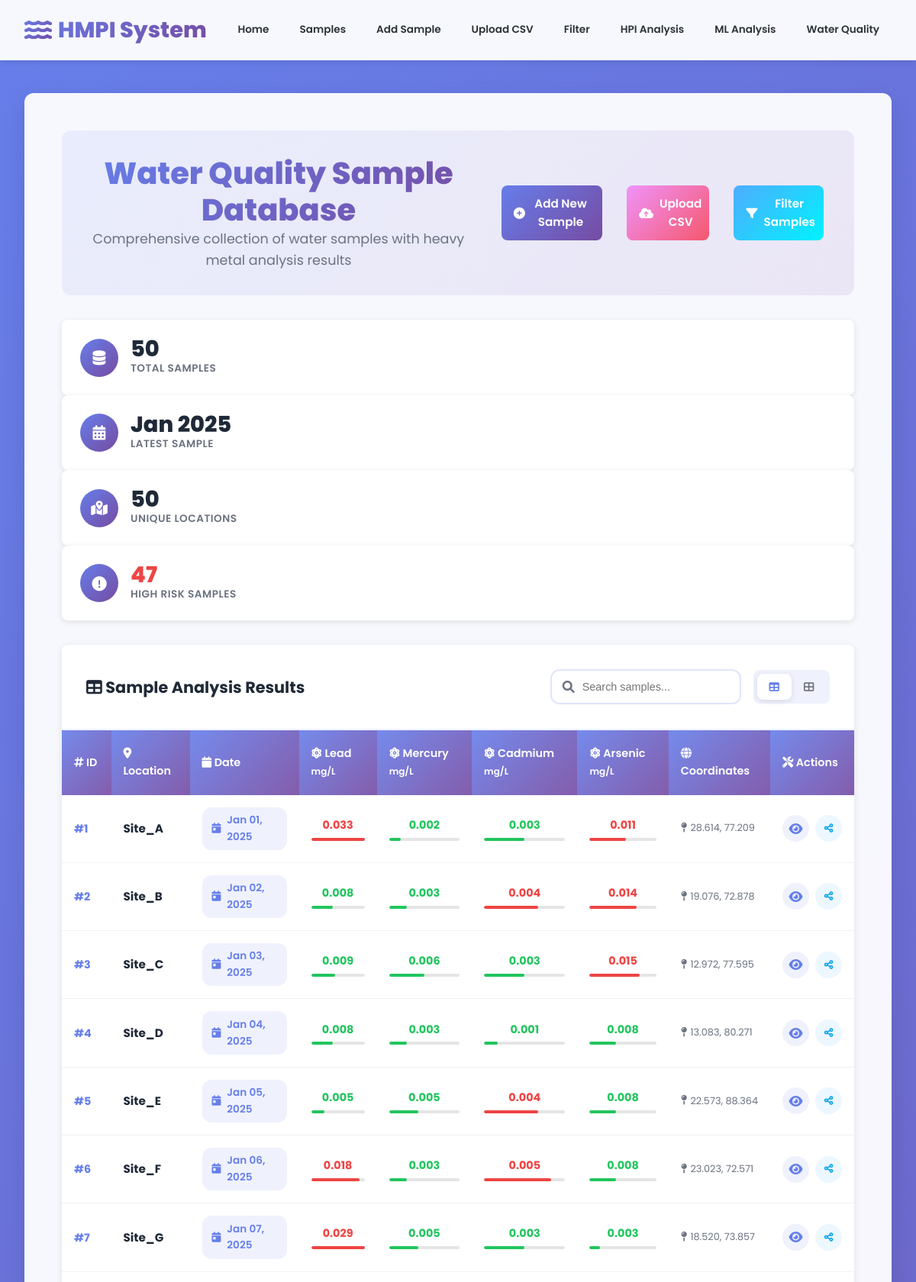
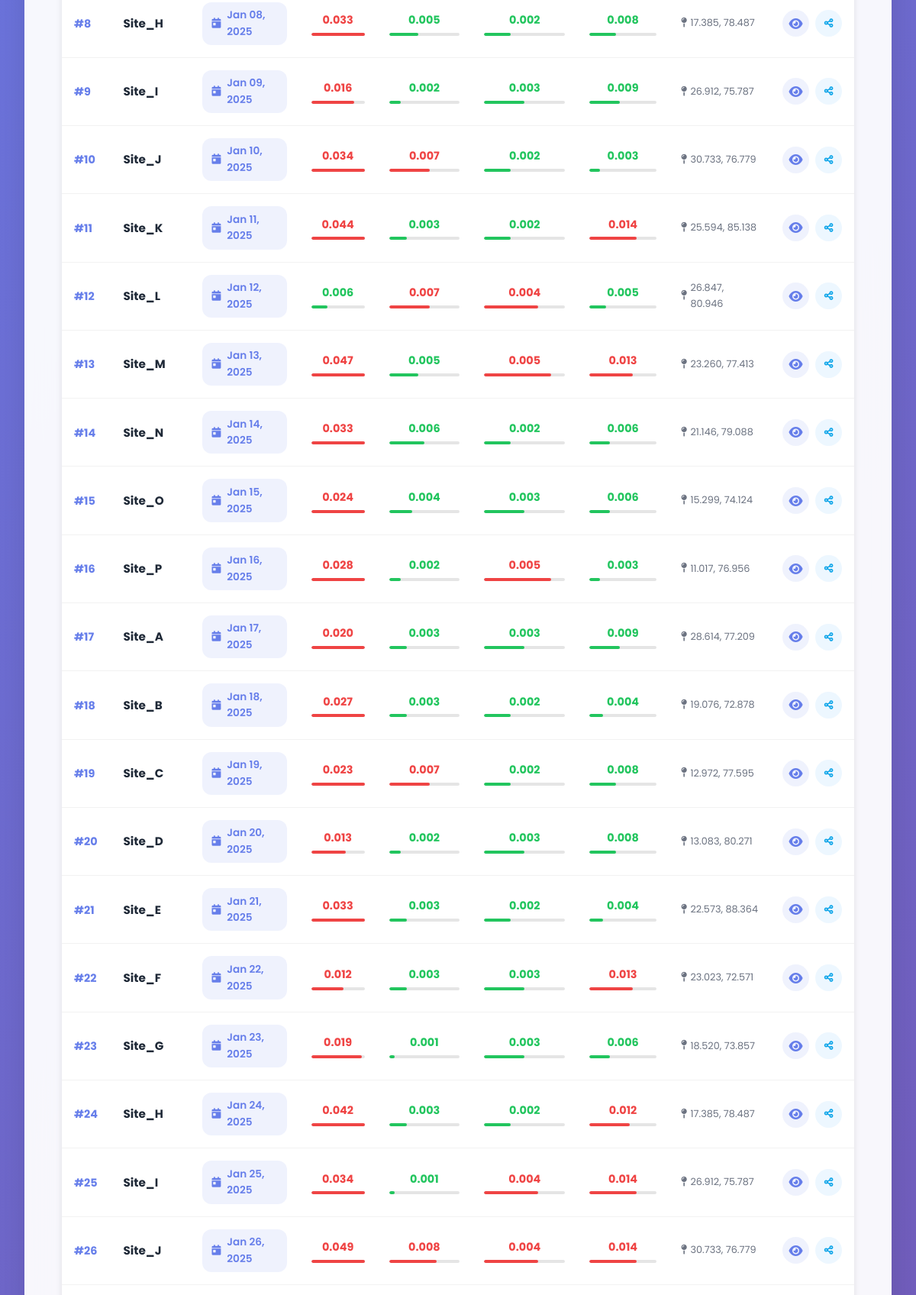
Screenshot of /samples/ (upper part) with the database file from the repository (2 pictures, top to bottom).
### hmpi_system_app/models.py (models this page shows, shortened)
class Sample(models.Model):
    location = models.CharField(max_length=100)
    date = models.DateField()
    lead = models.FloatField()
    mercury = models.FloatField()
    cadmium = models.FloatField()
    arsenic = models.FloatField()
    latitude = models.FloatField(blank=True, null=True)
    longitude = models.FloatField(blank=True, null=True)

### hmpi_system_app/views.py (the view)
# urls.py: path('samples/', views.sample_list, name='sample_list'),
def sample_list(request):
    samples = Sample.objects.all()
    unique_locations = samples.values('location').distinct().count()
    high_contamination_count = samples.filter(
        Q(lead__gt=0.01) | Q(mercury__gt=0.006) | Q(cadmium__gt=0.003) | Q(arsenic__gt=0.01)
    ).count()
    context = {
        'samples': samples,
        'unique_locations': unique_locations,
        'high_contamination_count': high_contamination_count,
    }
    return render(request, 'hmpi_system_app/sample_list.html', context)

### hmpi_system_app/templates/hmpi_system_app/sample_list.html (shortened to what this page needs)
{% extends "hmpi_system_app/base.html" %}
{% block content %}
<div class="page-header">
    <div class="header-content">
        <div class="header-text">
            <h1 class="page-title">Water Quality Sample Database</h1>
            <p class="page-subtitle">Comprehensive collection of water samples with heavy metal analysis results</p>
        </div>
        <div class="header-actions">
            <a href="{% url 'add_sample' %}" class="btn btn-primary">
                <i class="fas fa-plus-circle"></i> Add New Sample
            </a>
            <a href="{% url 'upload_csv' %}" class="btn btn-secondary">
                <i class="fas fa-cloud-upload-alt"></i> Upload CSV
            </a>
            <a href="{% url 'filtered_sample_list' %}" class="btn btn-success">
                <i class="fas fa-filter"></i> Filter Samples
            </a>
        </div>
    </div>
</div>
<div class="database-stats">
    <div class="stats-row">
        <div class="stat-item">
            <div class="stat-icon">
                <i class="fas fa-database"></i>
            </div>
            <div class="stat-content">
                <div class="stat-value">{{ samples.count }}</div>
                <div class="stat-label">Total Samples</div>
            </div>
        </div>
        <div class="stat-item">
            <div class="stat-icon">
                <i class="fas fa-calendar-alt"></i>
            </div>
            <div class="stat-content">
                <div class="stat-value">{{ samples.first.date|date:"M Y"|default:"N/A" }}</div>
                <div class="stat-label">Latest Sample</div>
            </div>
        </div>
        <div class="stat-item">
            <div class="stat-icon">
                <i class="fas fa-map-marked-alt"></i>
            </div>
            <div class="stat-content">
                {% regroup samples by location as location_groups %}
                <div class="stat-value">{{ location_groups|length }}</div>
                <div class="stat-label">Unique Locations</div>
            </div>
        </div>
        <div class="stat-item">
            <div class="stat-icon">
                <i class="fas fa-exclamation-circle"></i>
            </div>
            <div class="stat-content">
                <div class="stat-value unsafe">{{ high_contamination_count|default:0 }}</div>
                <div class="stat-label">High Risk Samples</div>
            </div>
        </div>
    </div>
</div>
{% if samples %}
<div class="samples-container">
    <div class="table-header">
        <h3><i class="fas fa-table"></i> Sample Analysis Results</h3>
        <div class="table-controls">
            <div class="search-box">
                <input type="text" id="searchInput" placeholder="Search samples..." class="search-input">
                <i class="fas fa-search search-icon"></i>
            </div>
            <div class="view-toggle">
                <button class="toggle-btn active" data-view="table">
                    <i class="fas fa-table"></i>
                </button>
                <button class="toggle-btn" data-view="grid">
                    <i class="fas fa-th-large"></i>
                </button>
            </div>
        </div>
    </div>
    <div class="table-view active" id="tableView">
        <div class="table-wrapper">
            <table class="enhanced-table">
                <thead>
                    <tr>
                        <th class="sortable" data-sort="id">
                            <i class="fas fa-hashtag"></i> ID
                        </th>
                        <th class="sortable" data-sort="location">
                            <i class="fas fa-map-marker-alt"></i> Location
                        </th>
                        <th class="sortable" data-sort="date">
                            <i class="fas fa-calendar"></i> Date
                        </th>
                        <th class="metal-header lead">
                            <i class="fas fa-atom"></i> Lead
                            <small>mg/L</small>
                        </th>
                        <th class="metal-header mercury">
                            <i class="fas fa-atom"></i> Mercury
                            <small>mg/L</small>
                        </th>
                        <th class="metal-header cadmium">
                            <i class="fas fa-atom"></i> Cadmium
                            <small>mg/L</small>
                        </th>
                        <th class="metal-header arsenic">
                            <i class="fas fa-atom"></i> Arsenic
                            <small>mg/L</small>
                        </th>
                        <th><i class="fas fa-globe"></i> Coordinates</th>
                        <th><i class="fas fa-tools"></i> Actions</th>
                    </tr>
                </thead>
                <tbody id="samplesTableBody">
                    {% for sample in samples %}
                    <tr class="sample-row" data-location="{{ sample.location }}" data-date="{{ sample.date|date:'Y-m-d' }}">
                        <td class="id-cell">
                            <span class="sample-id">#{{ sample.id }}</span>
                        </td>
                        <td class="location-cell">
                            <div class="location-info">
                                <strong class="location-name">{{ sample.location }}</strong>
                            </div>
                        </td>
                        <td class="date-cell">
                            <div class="date-badge">
                                <i class="fas fa-calendar-day"></i>
                                {{ sample.date|date:"M d, Y" }}
                            </div>
                        </td>
                        <td class="metal-cell">
                            <span class="metal-value {% if sample.lead > 0.01 %}danger{% else %}safe{% endif %}">
                                {{ sample.lead|floatformat:3 }}
                            </span>
                            <div class="metal-bar">
                                <div class="bar-fill" style="width: {% widthratio sample.lead 0.02 100 %}%; background: {% if sample.lead > 0.01 %}#ef4444{% else %}#22c55e{% endif %};"></div>
                            </div>
                        </td>
                        <td class="metal-cell">
                            <span class="metal-value {% if sample.mercury > 0.006 %}danger{% else %}safe{% endif %}">
                                {{ sample.mercury|floatformat:3 }}
                            </span>
                            <div class="metal-bar">
                                <div class="bar-fill" style="width: {% widthratio sample.mercury 0.012 100 %}%; background: {% if sample.mercury > 0.006 %}#ef4444{% else %}#22c55e{% endif %};"></div>
                            </div>
                        </td>
                        <td class="metal-cell">
                            <span class="metal-value {% if sample.cadmium > 0.003 %}danger{% else %}safe{% endif %}">
                                {{ sample.cadmium|floatformat:3 }}
                            </span>
                            <div class="metal-bar">
                                <div class="bar-fill" style="width: {% widthratio sample.cadmium 0.006 100 %}%; background: {% if sample.cadmium > 0.003 %}#ef4444{% else %}#22c55e{% endif %};"></div>
                            </div>
                        </td>
                        <td class="metal-cell">
                            <span class="metal-value {% if sample.arsenic > 0.01 %}danger{% else %}safe{% endif %}">
                                {{ sample.arsenic|floatformat:3 }}
                            </span>
                            <div class="metal-bar">
                                <div class="bar-fill" style="width: {% widthratio sample.arsenic 0.02 100 %}%; background: {% if sample.arsenic > 0.01 %}#ef4444{% else %}#22c55e{% endif %};"></div>
                            </div>
                        </td>
                        <td class="coordinates-cell">
                            {% if sample.latitude and sample.longitude %}
                                <div class="coordinates">
                                    <i class="fas fa-map-pin"></i>
                                    <span>{{ sample.latitude|floatformat:3 }}, {{ sample.longitude|floatformat:3 }}</span>
                                </div>
                            {% else %}
                                <span class="no-data">No GPS data</span>
                            {% endif %}
                        </td>
                        <td class="actions-cell">
                            <div class="action-buttons">
                                <a href="{% url 'sample_detail' sample.id %}" class="action-btn view-btn" title="View Details">
                                    <i class="fas fa-eye"></i>
                                </a>
                                <button class="action-btn share-btn" title="Share Sample" onclick="shareSample({{ sample.id }})">
                                    <i class="fas fa-share-alt"></i>
                                </button>
                            </div>
                        </td>
                    </tr>
                    {% endfor %}
                </tbody>
            </table>
        </div>
    </div>
</div>
{% endif %}
{% endblock %}

### hmpi_system_app/templates/hmpi_system_app/base.html (style rules this page uses)
:root { --primary-gradient: linear-gradient(135deg, #667eea 0%, #764ba2 100%); --secondary-gradient: linear-gradient(135deg, #f093fb 0%, #f5576c 100%); --success-gradient: linear-gradient(135deg, #4facfe 0%, #00f2fe 100%); --warning-gradient: linear-gradient(135deg, #43e97b 0%, #38f9d7 100%); --danger-gradient: linear-gradient(135deg, #fa709a 0%, #fee140 100%); --dark-gradient: linear-gradient(135deg, #667eea 0%, #764ba2 100%); --white: #ffffff; --light-gray: #f8f9fa; --gray: #6c757d; --dark: #2d3436; --shadow: 0 10px 30px rgba(0, 0, 0, 0.1); --shadow-lg: 0 20px 60px rgba(0, 0, 0, 0.15); --border-radius: 16px; --border-radius-sm: 8px; --border-radius-lg: 24px; --transition: all 0.3s cubic-bezier(0.4, 0, 0.2, 1); }
* { margin: 0; padding: 0; box-sizing: border-box; }
body { font-family: 'Poppins', sans-serif; background: var(--primary-gradient); min-height: 100vh; color: var(--dark); line-height: 1.6; }
.btn { background: var(--primary-gradient); color: var(--white); border: none; padding: 1rem 2rem; border-radius: var(--border-radius-lg); font-weight: 600; cursor: pointer; transition: var(--transition); text-decoration: none; display: inline-flex; align-items: center; gap: 0.5rem; margin: 0.5rem; font-size: 0.95rem; position: relative; overflow: hidden; }
.btn::before { content: ''; position: absolute; top: 0; left: -100%; width: 100%; height: 100%; background: linear-gradient(90deg, transparent, rgba(255, 255, 255, 0.2), transparent); transition: left 0.5s; }
.btn-secondary { background: var(--secondary-gradient); }
.btn-success { background: var(--success-gradient); }
.page-header { text-align: center; margin-bottom: 4rem; position: relative; }
.page-title { font-size: 3.5rem; font-weight: 800; background: var(--primary-gradient); -webkit-background-clip: text; -webkit-text-fill-color: transparent; background-clip: text; margin-bottom: 1rem; line-height: 1.2; }
.page-subtitle { color: var(--gray); font-size: 1.2rem; font-weight: 400; max-width: 600px; margin: 0 auto; }
.stat-label { color: var(--gray); font-size: 1rem; font-weight: 600; text-transform: uppercase; letter-spacing: 1px; }

### rows the page displays
Sample: first "Jan 2025", id "1", location "Site_A", date "Jan 01, 2025", lead "0.033", mercury "0.002", cadmium "0.003", arsenic "0.011", latitude "28.614", longitude "77.209"
Sample: id "2", location "Site_B", date "Jan 02, 2025", lead "0.008", mercury "0.003", cadmium "0.004", arsenic "0.014", latitude "19.076", longitude "72.878"
Sample: id "3", location "Site_C", date "Jan 03, 2025", lead "0.009", mercury "0.006", cadmium "0.003", arsenic "0.015", latitude "12.972", longitude "77.595"
Sample: id "4", location "Site_D", date "Jan 04, 2025", lead "0.008", mercury "0.003", cadmium "0.001", arsenic "0.008", latitude "13.083", longitude "80.271"
Sample: id "5", location "Site_E", date "Jan 05, 2025", lead "0.005", mercury "0.005", cadmium "0.004", arsenic "0.008", latitude "22.573", longitude "88.364"
Sample: id "6", location "Site_F", date "Jan 06, 2025", lead "0.018", mercury "0.003", cadmium "0.005", arsenic "0.008", latitude "23.023", longitude "72.571"
Sample: id "7", location "Site_G", date "Jan 07, 2025", lead "0.029", mercury "0.005", cadmium "0.003", arsenic "0.003", latitude "18.520", longitude "73.857"
Sample: id "8", location "Site_H", date "Jan 08, 2025", lead "0.033", mercury "0.005", cadmium "0.002", arsenic "0.008", latitude "17.385", longitude "78.487"
Sample: id "9", location "Site_I", date "Jan 09, 2025", lead "0.016", mercury "0.002", cadmium "0.003", arsenic "0.009", latitude "26.912", longitude "75.787"
Sample: id "10", location "Site_J", date "Jan 10, 2025", lead "0.034", mercury "0.007", cadmium "0.002", arsenic "0.003", latitude "30.733", longitude "76.779"
Sample: id "11", location "Site_K", date "Jan 11, 2025", lead "0.044", mercury "0.003", cadmium "0.002", arsenic "0.014", latitude "25.594", longitude "85.138"
Sample: id "12", location "Site_L", date "Jan 12, 2025", lead "0.006", mercury "0.007", cadmium "0.004", arsenic "0.005", latitude "26.847", longitude "80.946"
Sample: id "13", location "Site_M", date "Jan 13, 2025", lead "0.047", mercury "0.005", cadmium "0.005", arsenic "0.013", latitude "23.260", longitude "77.413"
Sample: id "14", location "Site_N", date "Jan 14, 2025", lead "0.033", mercury "0.006", cadmium "0.002", arsenic "0.006", latitude "21.146", longitude "79.088"
Sample: id "15", location "Site_O", date "Jan 15, 2025", lead "0.024", mercury "0.004", cadmium "0.003", arsenic "0.006", latitude "15.299", longitude "74.124"
Sample: id "16", location "Site_P", date "Jan 16, 2025", lead "0.028", mercury "0.002", cadmium "0.005", arsenic "0.003", latitude "11.017", longitude "76.956"
Sample: id "17", location "Site_A", date "Jan 17, 2025", lead "0.020", mercury "0.003", cadmium "0.003", arsenic "0.009", latitude "28.614", longitude "77.209"
Sample: id "18", location "Site_B", date "Jan 18, 2025", lead "0.027", mercury "0.003", cadmium "0.002", arsenic "0.004", latitude "19.076", longitude "72.878"
Sample: id "19", location "Site_C", date "Jan 19, 2025", lead "0.023", mercury "0.007", cadmium "0.002", arsenic "0.008", latitude "12.972", longitude "77.595"
Sample: id "20", location "Site_D", date "Jan 20, 2025", lead "0.013", mercury "0.002", cadmium "0.003", arsenic "0.008", latitude "13.083", longitude "80.271"
Sample: id "21", location "Site_E", date "Jan 21, 2025", lead "0.033", mercury "0.003", cadmium "0.002", arsenic "0.004", latitude "22.573", longitude "88.364"
Sample: id "22", location "Site_F", date "Jan 22, 2025", lead "0.012", mercury "0.003", cadmium "0.003", arsenic "0.013", latitude "23.023", longitude "72.571"
Sample: id "23", location "Site_G", date "Jan 23, 2025", lead "0.019", mercury "0.001", cadmium "0.003", arsenic "0.006", latitude "18.520", longitude "73.857"
Sample: id "24", location "Site_H", date "Jan 24, 2025", lead "0.042", mercury "0.003", cadmium "0.002", arsenic "0.012", latitude "17.385", longitude "78.487"
Sample: id "25", location "Site_I", date "Jan 25, 2025", lead "0.034", mercury "0.001", cadmium "0.004", arsenic "0.014", latitude "26.912", longitude "75.787"
Sample: id "26", location "Site_J", date "Jan 26, 2025", lead "0.049", mercury "0.008", cadmium "0.004", arsenic "0.014", latitude "30.733", longitude "76.779"

### other values shown
{{ samples.count }} "50"
{{ location_groups|length }} "50"
{{ high_contamination_count|default:0 }} "47"
